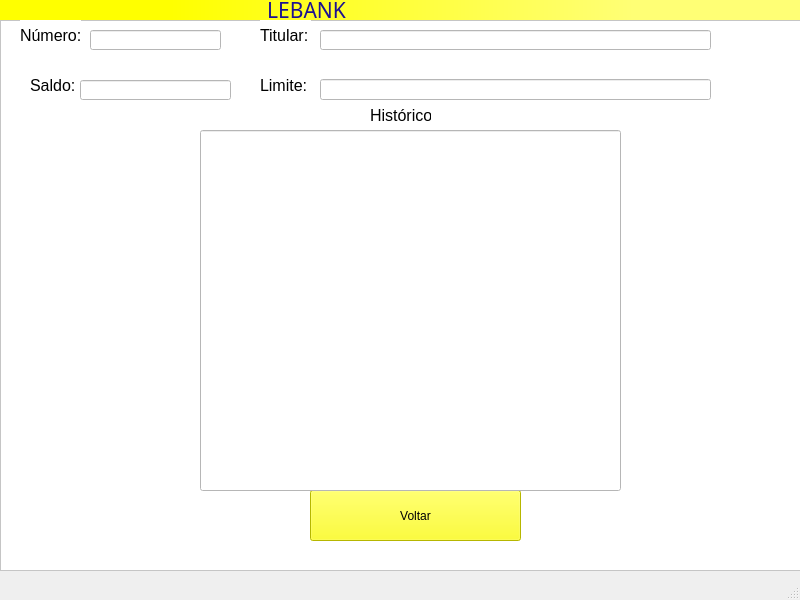
<?xml version="1.0" encoding="UTF-8"?>
<ui version="4.0">
 <class>MainWindow</class>
 <widget class="QMainWindow" name="MainWindow">
  <property name="geometry">
   <rect>
    <x>0</x>
    <y>0</y>
    <width>800</width>
    <height>600</height>
   </rect>
  </property>
  <property name="windowTitle">
   <string>MainWindow</string>
  </property>
  <widget class="QWidget" name="centralwidget">
   <widget class="QLabel" name="label_4">
    <property name="geometry">
     <rect>
      <x>0</x>
      <y>0</y>
      <width>811</width>
      <height>20</height>
     </rect>
    </property>
    <property name="font">
     <font>
      <family>Lucida Calligraphy</family>
      <pointsize>16</pointsize>
     </font>
    </property>
    <property name="focusPolicy">
     <enum>Qt::NoFocus</enum>
    </property>
    <property name="styleSheet">
     <string notr="true">background-color: rgb(255, 255, 0);
color: rgb(28, 17, 145);
background-color: qlineargradient(spread:pad, x1:0, y1:0, x2:1, y2:0, stop:0.210227 rgba(255, 255, 0, 255), stop:0.778409 rgba(255, 255, 117, 255));</string>
    </property>
    <property name="text">
     <string>                                                 LEBANK</string>
    </property>
   </widget>
   <widget class="QFrame" name="frame_2">
    <property name="geometry">
     <rect>
      <x>0</x>
      <y>20</y>
      <width>811</width>
      <height>551</height>
     </rect>
    </property>
    <property name="styleSheet">
     <string notr="true">background-color: rgb(255, 255, 255);</string>
    </property>
    <property name="frameShape">
     <enum>QFrame::StyledPanel</enum>
    </property>
    <property name="frameShadow">
     <enum>QFrame::Raised</enum>
    </property>
    <widget class="QLineEdit" name="lineEdit">
     <property name="geometry">
      <rect>
       <x>90</x>
       <y>10</y>
       <width>131</width>
       <height>20</height>
      </rect>
     </property>
    </widget>
    <widget class="QLabel" name="label_2">
     <property name="geometry">
      <rect>
       <x>20</x>
       <y>0</y>
       <width>61</width>
       <height>31</height>
      </rect>
     </property>
     <property name="font">
      <font>
       <pointsize>12</pointsize>
      </font>
     </property>
     <property name="styleSheet">
      <string notr="true">background-color: rgb(255, 255, 255);</string>
     </property>
     <property name="text">
      <string>Número:</string>
     </property>
    </widget>
    <widget class="QLabel" name="label_3">
     <property name="geometry">
      <rect>
       <x>260</x>
       <y>0</y>
       <width>51</width>
       <height>31</height>
      </rect>
     </property>
     <property name="font">
      <font>
       <pointsize>12</pointsize>
      </font>
     </property>
     <property name="styleSheet">
      <string notr="true">background-color: rgb(255, 255, 255);</string>
     </property>
     <property name="text">
      <string>Titular:</string>
     </property>
    </widget>
    <widget class="QLineEdit" name="lineEdit_2">
     <property name="geometry">
      <rect>
       <x>320</x>
       <y>10</y>
       <width>391</width>
       <height>20</height>
      </rect>
     </property>
    </widget>
    <widget class="QLabel" name="label_5">
     <property name="geometry">
      <rect>
       <x>30</x>
       <y>50</y>
       <width>51</width>
       <height>31</height>
      </rect>
     </property>
     <property name="font">
      <font>
       <pointsize>12</pointsize>
      </font>
     </property>
     <property name="styleSheet">
      <string notr="true">background-color: rgb(255, 255, 255);</string>
     </property>
     <property name="text">
      <string>Saldo:</string>
     </property>
    </widget>
    <widget class="QLineEdit" name="lineEdit_3">
     <property name="geometry">
      <rect>
       <x>80</x>
       <y>60</y>
       <width>151</width>
       <height>20</height>
      </rect>
     </property>
    </widget>
    <widget class="QPushButton" name="pushButton">
     <property name="geometry">
      <rect>
       <x>310</x>
       <y>470</y>
       <width>211</width>
       <height>51</height>
      </rect>
     </property>
     <property name="styleSheet">
      <string notr="true">background-color: rgb(255, 255, 0);</string>
     </property>
     <property name="text">
      <string>Voltar</string>
     </property>
    </widget>
    <widget class="QLabel" name="label_7">
     <property name="geometry">
      <rect>
       <x>260</x>
       <y>50</y>
       <width>51</width>
       <height>31</height>
      </rect>
     </property>
     <property name="font">
      <font>
       <pointsize>12</pointsize>
      </font>
     </property>
     <property name="styleSheet">
      <string notr="true">background-color: rgb(255, 255, 255);</string>
     </property>
     <property name="text">
      <string>Limite:</string>
     </property>
    </widget>
    <widget class="QLineEdit" name="lineEdit_4">
     <property name="geometry">
      <rect>
       <x>320</x>
       <y>59</y>
       <width>391</width>
       <height>21</height>
      </rect>
     </property>
    </widget>
    <widget class="QLabel" name="label_6">
     <property name="geometry">
      <rect>
       <x>370</x>
       <y>80</y>
       <width>61</width>
       <height>31</height>
      </rect>
     </property>
     <property name="font">
      <font>
       <pointsize>12</pointsize>
      </font>
     </property>
     <property name="styleSheet">
      <string notr="true">background-color: rgb(255, 255, 255);</string>
     </property>
     <property name="text">
      <string>Histórico</string>
     </property>
    </widget>
    <widget class="QLineEdit" name="lineEdit_5">
     <property name="geometry">
      <rect>
       <x>200</x>
       <y>110</y>
       <width>421</width>
       <height>361</height>
      </rect>
     </property>
    </widget>
   </widget>
  </widget>
  <widget class="QMenuBar" name="menubar">
   <property name="geometry">
    <rect>
     <x>0</x>
     <y>0</y>
     <width>800</width>
     <height>21</height>
    </rect>
   </property>
  </widget>
  <widget class="QStatusBar" name="statusbar"/>
 </widget>
 <resources/>
 <connections/>
</ui>
